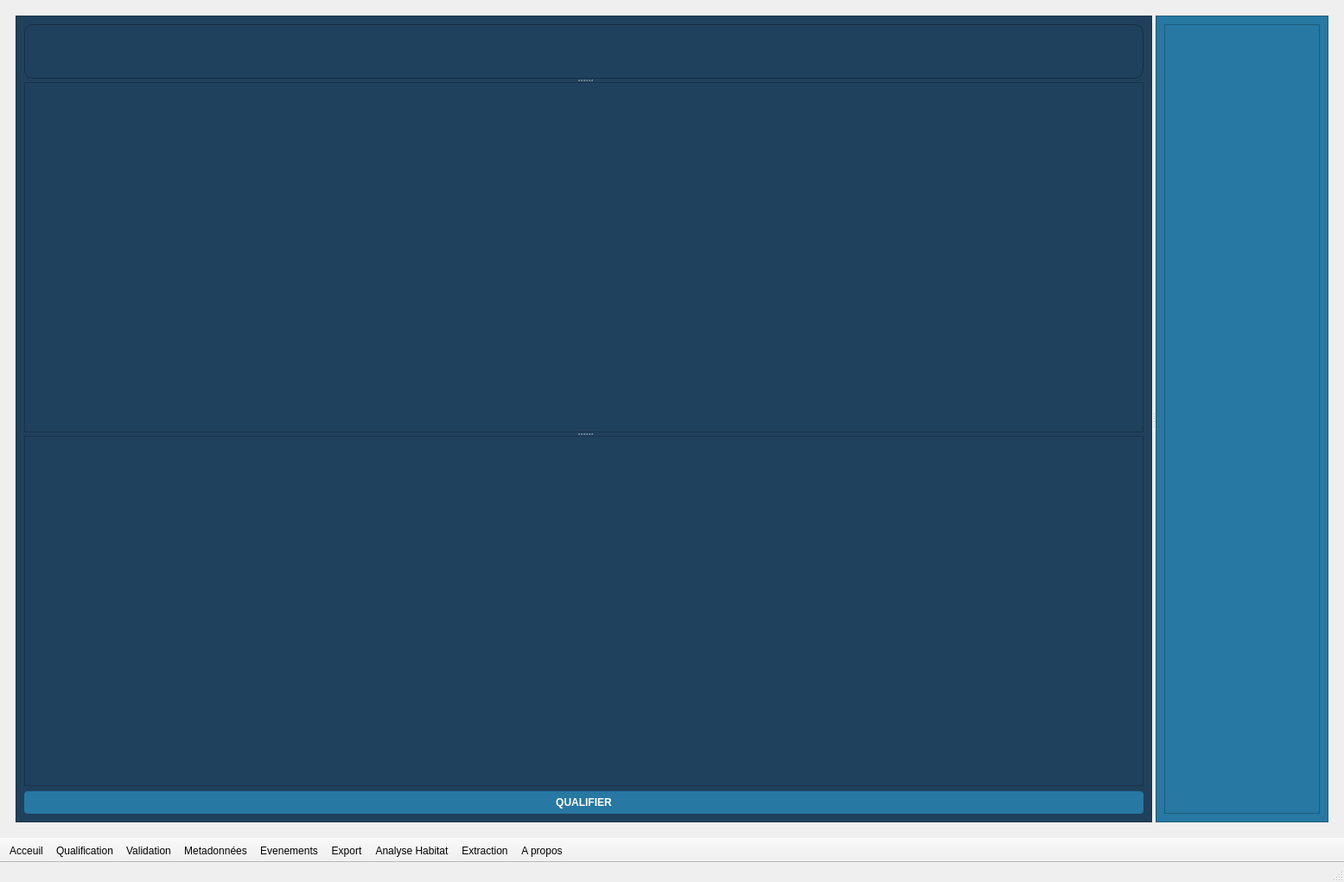
<?xml version="1.0" encoding="UTF-8"?>
<ui version="4.0">
 <class>MainWindow</class>
 <widget class="QMainWindow" name="MainWindow">
  <property name="geometry">
   <rect>
    <x>0</x>
    <y>0</y>
    <width>1555</width>
    <height>1020</height>
   </rect>
  </property>
  <property name="windowTitle">
   <string>MainWindow</string>
  </property>
  <property name="autoFillBackground">
   <bool>false</bool>
  </property>
  <property name="styleSheet">
   <string notr="true">/* 1. Règle pour toute l'IHM (Police par défaut) */
QWidget {
    font-family: &quot;Noto Sans&quot;, &quot;Segoe UI&quot;, sans-serif;
}

/* 2. Règle spécifique pour tes titres ou zones en Montserrat */
/* Remplace 'titre_campagne' par l'objectName de ton label si nécessaire */
QLabel#titre_campagne {
    font-family: &quot;Montserrat&quot;, &quot;Segoe UI Black&quot;, &quot;Segoe UI Semibold&quot;, sans-serif;
    font-weight: bold;
}</string>
  </property>
  <widget class="QWidget" name="centralwidget">
   <layout class="QVBoxLayout" name="verticalLayout_15">
    <item>
     <widget class="QStackedWidget" name="stackedWidget">
      <property name="currentIndex">
       <number>0</number>
      </property>
      <widget class="QWidget" name="page_qualification">
       <layout class="QVBoxLayout" name="verticalLayout_3">
        <item>
         <widget class="QSplitter" name="splitter">
          <property name="orientation">
           <enum>Qt::Orientation::Horizontal</enum>
          </property>
          <widget class="QFrame" name="frame_gauche">
           <property name="minimumSize">
            <size>
             <width>320</width>
             <height>0</height>
            </size>
           </property>
           <property name="styleSheet">
            <string notr="true">background-color: rgb(32, 65, 93);
</string>
           </property>
           <property name="frameShape">
            <enum>QFrame::Shape::StyledPanel</enum>
           </property>
           <property name="frameShadow">
            <enum>QFrame::Shadow::Raised</enum>
           </property>
           <layout class="QVBoxLayout" name="verticalLayout">
            <item>
             <widget class="QSplitter" name="splitter_2">
              <property name="orientation">
               <enum>Qt::Orientation::Vertical</enum>
              </property>
              <widget class="QFrame" name="frame_campagne">
               <property name="minimumSize">
                <size>
                 <width>0</width>
                 <height>0</height>
                </size>
               </property>
               <property name="maximumSize">
                <size>
                 <width>16777215</width>
                 <height>16777215</height>
                </size>
               </property>
               <property name="styleSheet">
                <string notr="true">background-color: rgb(32, 65, 93);
border-radius: 10px ;
border: 1px solid #152d42;
;

</string>
               </property>
               <property name="frameShape">
                <enum>QFrame::Shape::StyledPanel</enum>
               </property>
               <property name="frameShadow">
                <enum>QFrame::Shadow::Raised</enum>
               </property>
              </widget>
              <widget class="QTreeView" name="video_tree">
               <property name="minimumSize">
                <size>
                 <width>0</width>
                 <height>200</height>
                </size>
               </property>
               <property name="maximumSize">
                <size>
                 <width>16777215</width>
                 <height>16777215</height>
                </size>
               </property>
               <property name="styleSheet">
                <string notr="true">QTreeView::item {
    font-size: 14px;
    padding: 8px;
    font-weight: bold;
}

/* Style pour l'en-tête (l'étage des titres des colonnes) */
QHeaderView::section {
    font-size: 14px;
    padding: 6px;            /* Donne de la hauteur à l'en-tête */
    font-weight: bold;
background-color: rgb(39, 120, 162);
    color: white;
    border: 1px solid #152d42;
	font-weight: bold;
};
background-color: rgb(32, 65, 93);
</string>
               </property>
               <property name="autoScrollMargin">
                <number>16</number>
               </property>
               <property name="alternatingRowColors">
                <bool>true</bool>
               </property>
              </widget>
              <widget class="QTreeView" name="trash_video_tree">
               <property name="minimumSize">
                <size>
                 <width>0</width>
                 <height>200</height>
                </size>
               </property>
               <property name="styleSheet">
                <string notr="true">QTreeView::item {
    font-size: 14px;
    padding: 8px;
    font-weight: bold;
}

/* Style pour l'en-tête (l'étage des titres des colonnes) */
QHeaderView::section {
    font-size: 14px;
    padding: 6px;            /* Donne de la hauteur à l'en-tête */
    font-weight: bold;
background-color: rgb(39, 120, 162);
    color: white;
    border: 1px solid #152d42;
	font-weight: bold;
};
background-color: rgb(32, 65, 93);
</string>
               </property>
              </widget>
             </widget>
            </item>
            <item>
             <widget class="QPushButton" name="btn_finir_qualif">
              <property name="styleSheet">
               <string notr="true">QPushButton {
    background-color: #2778a2;
    color: white;
    font-weight: bold;
    border-radius: 4px;
    padding: 6px 15px;
    font-size: 12px;
    border: none; /* Ajouté pour éviter les bordures natives par défaut */
}

QPushButton:hover {
    background-color: #3290C2;
}

/* Style du bouton actif : texte plus grand, arrière-plan distinct et padding élargi */
QPushButton[actif=&quot;true&quot;] {
    background-color: #3290C2;
    font-size: 14px;
    padding: 10px 22px;
    border: 1px solid #ffffff;
}
</string>
              </property>
              <property name="text">
               <string>QUALIFIER</string>
              </property>
             </widget>
            </item>
           </layout>
          </widget>
          <widget class="QFrame" name="frame_miniature">
           <property name="minimumSize">
            <size>
             <width>200</width>
             <height>0</height>
            </size>
           </property>
           <property name="maximumSize">
            <size>
             <width>16777208</width>
             <height>16777215</height>
            </size>
           </property>
           <property name="styleSheet">
            <string notr="true">background-color: rgb(39, 120, 162);</string>
           </property>
           <property name="frameShape">
            <enum>QFrame::Shape::StyledPanel</enum>
           </property>
           <property name="frameShadow">
            <enum>QFrame::Shadow::Raised</enum>
           </property>
           <layout class="QHBoxLayout" name="horizontalLayout_4">
            <item>
             <widget class="QFrame" name="zone_dynamique_miniature">
              <property name="frameShape">
               <enum>QFrame::Shape::StyledPanel</enum>
              </property>
              <property name="frameShadow">
               <enum>QFrame::Shadow::Raised</enum>
              </property>
             </widget>
            </item>
           </layout>
          </widget>
         </widget>
        </item>
       </layout>
      </widget>
      <widget class="QWidget" name="page_accueil">
       <layout class="QHBoxLayout" name="horizontalLayout_3">
        <item>
         <widget class="QFrame" name="frame">
          <property name="styleSheet">
           <string notr="true">background-color: rgb(32, 65, 93);</string>
          </property>
          <property name="frameShape">
           <enum>QFrame::Shape::StyledPanel</enum>
          </property>
          <property name="frameShadow">
           <enum>QFrame::Shadow::Raised</enum>
          </property>
          <layout class="QVBoxLayout" name="verticalLayout_9">
           <item>
            <spacer name="verticalSpacer">
             <property name="orientation">
              <enum>Qt::Orientation::Vertical</enum>
             </property>
             <property name="sizeHint" stdset="0">
              <size>
               <width>20</width>
               <height>40</height>
              </size>
             </property>
            </spacer>
           </item>
           <item>
            <widget class="QLabel" name="label_2">
             <property name="text">
              <string/>
             </property>
             <property name="pixmap">
              <pixmap>img/logo_benthos.svg</pixmap>
             </property>
             <property name="alignment">
              <set>Qt::AlignmentFlag::AlignCenter</set>
             </property>
            </widget>
           </item>
           <item>
            <widget class="QLabel" name="label">
             <property name="text">
              <string/>
             </property>
             <property name="pixmap">
              <pixmap>img/logo_benthos.svg</pixmap>
             </property>
             <property name="alignment">
              <set>Qt::AlignmentFlag::AlignCenter</set>
             </property>
            </widget>
           </item>
           <item alignment="Qt::AlignmentFlag::AlignHCenter">
            <widget class="QPushButton" name="btn_ouvrir_campagne">
             <property name="sizePolicy">
              <sizepolicy hsizetype="Maximum" vsizetype="Fixed">
               <horstretch>0</horstretch>
               <verstretch>0</verstretch>
              </sizepolicy>
             </property>
             <property name="maximumSize">
              <size>
               <width>220</width>
               <height>16777215</height>
              </size>
             </property>
             <property name="contextMenuPolicy">
              <enum>Qt::ContextMenuPolicy::DefaultContextMenu</enum>
             </property>
             <property name="styleSheet">
              <string notr="true">QPushButton {
    background-color: #2778a2;
    color: white;
    font-weight: bold;
    border-radius: 4px;
    padding: 6px 15px;
    font-size: 12px;
    border: none; /* Ajouté pour éviter les bordures natives par défaut */
}

QPushButton:hover {
    background-color: #3290C2;
}

/* Style du bouton actif : texte plus grand, arrière-plan distinct et padding élargi */
QPushButton[actif=&quot;true&quot;] {
    background-color: #3290C2;
    font-size: 14px;
    padding: 10px 22px;
    border: 1px solid #ffffff;
}</string>
             </property>
             <property name="text">
              <string>Ouvrir une campagne</string>
             </property>
            </widget>
           </item>
           <item>
            <spacer name="verticalSpacer_2">
             <property name="orientation">
              <enum>Qt::Orientation::Vertical</enum>
             </property>
             <property name="sizeHint" stdset="0">
              <size>
               <width>20</width>
               <height>40</height>
              </size>
             </property>
            </spacer>
           </item>
          </layout>
         </widget>
        </item>
       </layout>
      </widget>
      <widget class="QWidget" name="page_validation">
       <layout class="QVBoxLayout" name="verticalLayout_5">
        <item>
         <widget class="QSplitter" name="splitter_3">
          <property name="orientation">
           <enum>Qt::Orientation::Horizontal</enum>
          </property>
          <widget class="QFrame" name="frame_3">
           <property name="minimumSize">
            <size>
             <width>250</width>
             <height>0</height>
            </size>
           </property>
           <property name="maximumSize">
            <size>
             <width>250</width>
             <height>16777215</height>
            </size>
           </property>
           <property name="styleSheet">
            <string notr="true">QFrame#frame_3 { background-color: rgb(32, 65, 93); }</string>
           </property>
           <property name="frameShape">
            <enum>QFrame::Shape::StyledPanel</enum>
           </property>
           <property name="frameShadow">
            <enum>QFrame::Shadow::Raised</enum>
           </property>
           <layout class="QVBoxLayout" name="verticalLayout_4">
            <item>
             <widget class="QSplitter" name="splitter_4">
              <property name="orientation">
               <enum>Qt::Orientation::Vertical</enum>
              </property>
              <widget class="QTreeView" name="tree_video_validation">
               <property name="minimumSize">
                <size>
                 <width>0</width>
                 <height>750</height>
                </size>
               </property>
               <property name="styleSheet">
                <string notr="true">QTreeView::item {
    font-size: 14px;
    padding: 8px;
    font-weight: bold;
}
QHeaderView::section {
    font-size: 14px;
    padding: 6px;
    font-weight: bold;
background-color: rgb(39, 120, 162);
    color: white;
    border: 1px solid #152d42;
	font-weight: bold;
};
background-color: rgb(39, 120, 162);
</string>
               </property>
               <property name="iconSize">
                <size>
                 <width>24</width>
                 <height>24</height>
                </size>
               </property>
              </widget>
             </widget>
            </item>
            <item>
             <widget class="QSplitter" name="splitter_14">
              <property name="orientation">
               <enum>Qt::Orientation::Vertical</enum>
              </property>
              <widget class="QFrame" name="exploitable_container">
               <property name="minimumSize">
                <size>
                 <width>0</width>
                 <height>50</height>
                </size>
               </property>
               <property name="styleSheet">
                <string notr="true">QFrame#exploitable_container { background-color: #0d1b2a; border: none; border-radius: 8px; }</string>
               </property>
               <property name="frameShape">
                <enum>QFrame::Shape::StyledPanel</enum>
               </property>
               <property name="frameShadow">
                <enum>QFrame::Shadow::Raised</enum>
               </property>
               <layout class="QVBoxLayout" name="verticalLayout_6">
                <item>
                 <widget class="QSplitter" name="splitter_12">
                  <property name="orientation">
                   <enum>Qt::Orientation::Vertical</enum>
                  </property>
                 </widget>
                </item>
               </layout>
              </widget>
              <widget class="QPushButton" name="btn_finir_validation">
               <property name="styleSheet">
                <string notr="true">QPushButton {
    background-color: #2778a2;
    color: white;
    font-weight: bold;
    border-radius: 4px;
    padding: 6px 15px;
    font-size: 12px;
    border: none;
}
QPushButton:hover {
    background-color: #3290C2;
}
QPushButton[actif=&quot;true&quot;] {
    background-color: #3290C2;
    font-size: 14px;
    padding: 10px 22px;
    border: 1px solid #ffffff;
}</string>
               </property>
               <property name="text">
                <string>VALIDER</string>
               </property>
              </widget>
             </widget>
            </item>
           </layout>
          </widget>
          <widget class="QFrame" name="lecteur_timeline_container">
           <property name="enabled">
            <bool>true</bool>
           </property>
           <property name="styleSheet">
            <string notr="true">background-color: #000000;
</string>
           </property>
           <property name="frameShape">
            <enum>QFrame::Shape::StyledPanel</enum>
           </property>
           <property name="frameShadow">
            <enum>QFrame::Shadow::Raised</enum>
           </property>
          </widget>
         </widget>
        </item>
       </layout>
      </widget>
      <widget class="QWidget" name="page_metadonnees">
       <layout class="QHBoxLayout" name="horizontalLayout">
        <item>
         <widget class="QFrame" name="frame_4">
          <property name="styleSheet">
           <string notr="true">background-color: rgb(39, 120, 162);

</string>
          </property>
          <property name="frameShape">
           <enum>QFrame::Shape::StyledPanel</enum>
          </property>
          <property name="frameShadow">
           <enum>QFrame::Shadow::Raised</enum>
          </property>
          <layout class="QHBoxLayout" name="horizontalLayout_2">
           <item>
            <widget class="QSplitter" name="splitter_5">
             <property name="orientation">
              <enum>Qt::Orientation::Horizontal</enum>
             </property>
             <widget class="QFrame" name="frame_2">
              <property name="styleSheet">
               <string notr="true">background-color: rgb(32, 65, 93);</string>
              </property>
              <property name="frameShape">
               <enum>QFrame::Shape::StyledPanel</enum>
              </property>
              <property name="frameShadow">
               <enum>QFrame::Shadow::Raised</enum>
              </property>
              <layout class="QHBoxLayout" name="horizontalLayout_6">
               <item>
                <widget class="QSplitter" name="splitter_10">
                 <property name="orientation">
                  <enum>Qt::Orientation::Horizontal</enum>
                 </property>
                 <widget class="QFrame" name="frame_5">
                  <property name="frameShape">
                   <enum>QFrame::Shape::StyledPanel</enum>
                  </property>
                  <property name="frameShadow">
                   <enum>QFrame::Shadow::Raised</enum>
                  </property>
                  <layout class="QVBoxLayout" name="verticalLayout_7">
                   <item>
                    <widget class="QSplitter" name="splitter_6">
                     <property name="orientation">
                      <enum>Qt::Orientation::Vertical</enum>
                     </property>
                     <widget class="QFrame" name="graph_trash_container">
                      <property name="frameShape">
                       <enum>QFrame::Shape::StyledPanel</enum>
                      </property>
                      <property name="frameShadow">
                       <enum>QFrame::Shadow::Raised</enum>
                      </property>
                     </widget>
                    </widget>
                   </item>
                  </layout>
                 </widget>
                 <widget class="QFrame" name="container_weather_data">
                  <property name="minimumSize">
                   <size>
                    <width>1200</width>
                    <height>0</height>
                   </size>
                  </property>
                  <property name="frameShape">
                   <enum>QFrame::Shape::StyledPanel</enum>
                  </property>
                  <property name="frameShadow">
                   <enum>QFrame::Shadow::Raised</enum>
                  </property>
                  <layout class="QVBoxLayout" name="verticalLayout_10">
                   <item>
                    <widget class="QSplitter" name="splitter_11">
                     <property name="orientation">
                      <enum>Qt::Orientation::Horizontal</enum>
                     </property>
                     <widget class="QFrame" name="container_system_survey_data">
                      <property name="styleSheet">
                       <string notr="true">background-color: rgb(39, 120, 162);

</string>
                      </property>
                      <property name="frameShape">
                       <enum>QFrame::Shape::StyledPanel</enum>
                      </property>
                      <property name="frameShadow">
                       <enum>QFrame::Shadow::Raised</enum>
                      </property>
                      <layout class="QVBoxLayout" name="verticalLayout_11">
                       <item>
                        <widget class="QSplitter" name="splitter_13">
                         <property name="orientation">
                          <enum>Qt::Orientation::Vertical</enum>
                         </property>
                         <widget class="QFrame" name="data_system_container">
                          <property name="frameShape">
                           <enum>QFrame::Shape::StyledPanel</enum>
                          </property>
                          <property name="frameShadow">
                           <enum>QFrame::Shadow::Raised</enum>
                          </property>
                         </widget>
                        </widget>
                       </item>
                      </layout>
                     </widget>
                     <widget class="QFrame" name="frame_8">
                      <property name="styleSheet">
                       <string notr="true">background-color: rgb(39, 120, 162);

</string>
                      </property>
                      <property name="frameShape">
                       <enum>QFrame::Shape::StyledPanel</enum>
                      </property>
                      <property name="frameShadow">
                       <enum>QFrame::Shadow::Raised</enum>
                      </property>
                      <layout class="QVBoxLayout" name="verticalLayout_12">
                       <item>
                        <widget class="QSplitter" name="splitter_15">
                         <property name="orientation">
                          <enum>Qt::Orientation::Vertical</enum>
                         </property>
                         <widget class="QFrame" name="container_meteo_data">
                          <property name="frameShape">
                           <enum>QFrame::Shape::StyledPanel</enum>
                          </property>
                          <property name="frameShadow">
                           <enum>QFrame::Shadow::Raised</enum>
                          </property>
                         </widget>
                         <widget class="QFrame" name="specific_container_data">
                          <property name="styleSheet">
                           <string notr="true">background-color: rgb(32, 65, 93);</string>
                          </property>
                          <property name="frameShape">
                           <enum>QFrame::Shape::StyledPanel</enum>
                          </property>
                          <property name="frameShadow">
                           <enum>QFrame::Shadow::Raised</enum>
                          </property>
                         </widget>
                        </widget>
                       </item>
                      </layout>
                     </widget>
                    </widget>
                   </item>
                  </layout>
                 </widget>
                </widget>
               </item>
              </layout>
             </widget>
            </widget>
           </item>
          </layout>
         </widget>
        </item>
       </layout>
      </widget>
      <widget class="QWidget" name="page_evenements">
       <layout class="QHBoxLayout" name="horizontalLayout_5">
        <item>
         <widget class="QSplitter" name="splitter_7">
          <property name="orientation">
           <enum>Qt::Orientation::Horizontal</enum>
          </property>
          <widget class="QFrame" name="frame_12">
           <property name="maximumSize">
            <size>
             <width>400</width>
             <height>16777215</height>
            </size>
           </property>
           <property name="styleSheet">
            <string notr="true">background-color: rgb(32, 65, 93);</string>
           </property>
           <property name="frameShape">
            <enum>QFrame::Shape::StyledPanel</enum>
           </property>
           <property name="frameShadow">
            <enum>QFrame::Shadow::Raised</enum>
           </property>
           <layout class="QVBoxLayout" name="verticalLayout_2">
            <item>
             <widget class="QSplitter" name="splitter_8">
              <property name="orientation">
               <enum>Qt::Orientation::Vertical</enum>
              </property>
              <widget class="QTreeView" name="treeView">
               <property name="styleSheet">
                <string notr="true">QTreeView::item {
    font-size: 14px;
    padding: 8px;
    font-weight: bold;
}

/* Style pour l'en-tête (l'étage des titres des colonnes) */
QHeaderView::section {
    font-size: 14px;
    padding: 6px;            /* Donne de la hauteur à l'en-tête */
    font-weight: bold;
background-color: rgb(39, 120, 162);
    color: white;
    border: 1px solid #152d42;
	font-weight: bold;
};
background-color: rgb(39, 120, 162);
</string>
               </property>
              </widget>
              <widget class="QFrame" name="choose_event_container">
               <property name="styleSheet">
                <string notr="true">background-color: rgb(39, 120, 162);
border: 1px solid #D94F38;
border-radius: 10px
;



</string>
               </property>
               <property name="frameShape">
                <enum>QFrame::Shape::StyledPanel</enum>
               </property>
               <property name="frameShadow">
                <enum>QFrame::Shadow::Raised</enum>
               </property>
              </widget>
             </widget>
            </item>
           </layout>
          </widget>
          <widget class="QFrame" name="video_timeline_container">
           <property name="styleSheet">
            <string notr="true">background-color: rgb(39, 120, 162);</string>
           </property>
           <property name="frameShape">
            <enum>QFrame::Shape::StyledPanel</enum>
           </property>
           <property name="frameShadow">
            <enum>QFrame::Shadow::Raised</enum>
           </property>
          </widget>
          <widget class="QFrame" name="frame_13">
           <property name="styleSheet">
            <string notr="true">background-color: rgb(32, 65, 93);</string>
           </property>
           <property name="frameShape">
            <enum>QFrame::Shape::StyledPanel</enum>
           </property>
           <property name="frameShadow">
            <enum>QFrame::Shadow::Raised</enum>
           </property>
           <layout class="QVBoxLayout" name="verticalLayout_8">
            <item>
             <widget class="QSplitter" name="splitter_9">
              <property name="orientation">
               <enum>Qt::Orientation::Vertical</enum>
              </property>
              <widget class="QTreeView" name="list_event_container">
               <property name="styleSheet">
                <string notr="true">QTreeView::item {
    font-size: 14px;
    padding: 8px;
    font-weight: bold;
}

/* Style pour l'en-tête (l'étage des titres des colonnes) */
QHeaderView::section {
    font-size: 14px;
    padding: 6px;            /* Donne de la hauteur à l'en-tête */
    font-weight: bold;
background-color: rgb(39, 120, 162);
    color: white;
    border: 1px solid #152d42;
	font-weight: bold;
};
background-color: rgb(39, 120, 162);
</string>
               </property>
              </widget>
              <widget class="QFrame" name="container_export">
               <property name="frameShape">
                <enum>QFrame::Shape::StyledPanel</enum>
               </property>
               <property name="frameShadow">
                <enum>QFrame::Shadow::Raised</enum>
               </property>
              </widget>
             </widget>
            </item>
           </layout>
          </widget>
         </widget>
        </item>
       </layout>
      </widget>
      <widget class="QWidget" name="page_extraction">
       <layout class="QVBoxLayout" name="verticalLayout_13">
        <item>
         <widget class="QFrame" name="frame_6">
          <property name="styleSheet">
           <string notr="true">background-color: rgb(32, 65, 93);
</string>
          </property>
          <property name="frameShape">
           <enum>QFrame::Shape::StyledPanel</enum>
          </property>
          <property name="frameShadow">
           <enum>QFrame::Shadow::Raised</enum>
          </property>
          <layout class="QHBoxLayout" name="horizontalLayout_7">
           <item>
            <widget class="QSplitter" name="splitter_16">
             <property name="orientation">
              <enum>Qt::Orientation::Horizontal</enum>
             </property>
             <widget class="QFrame" name="frame_7">
              <property name="frameShape">
               <enum>QFrame::Shape::StyledPanel</enum>
              </property>
              <property name="frameShadow">
               <enum>QFrame::Shadow::Raised</enum>
              </property>
              <layout class="QVBoxLayout" name="verticalLayout_14">
               <item>
                <widget class="QSplitter" name="splitter_17">
                 <property name="orientation">
                  <enum>Qt::Orientation::Vertical</enum>
                 </property>
                 <widget class="QTreeView" name="tree_videos_2">
                  <property name="styleSheet">
                   <string notr="true">QTreeView::item {
    font-size: 14px;
    padding: 8px;
    font-weight: bold;
}

/* Style pour l'en-tête (l'étage des titres des colonnes) */
QHeaderView::section {
    font-size: 14px;
    padding: 6px;            /* Donne de la hauteur à l'en-tête */
    font-weight: bold;
background-color: rgb(39, 120, 162);
    color: white;
    border: 1px solid #152d42;
	font-weight: bold;
};
background-color: rgb(39, 120, 162);
</string>
                  </property>
                 </widget>
                 <widget class="QFrame" name="param_container">
                  <property name="frameShape">
                   <enum>QFrame::Shape::StyledPanel</enum>
                  </property>
                  <property name="frameShadow">
                   <enum>QFrame::Shadow::Raised</enum>
                  </property>
                 </widget>
                </widget>
               </item>
              </layout>
             </widget>
             <widget class="QFrame" name="lecteur_timeline_container_2">
              <property name="frameShape">
               <enum>QFrame::Shape::StyledPanel</enum>
              </property>
              <property name="frameShadow">
               <enum>QFrame::Shadow::Raised</enum>
              </property>
             </widget>
             <widget class="QTreeView" name="tree_segment_capture_container">
              <property name="styleSheet">
               <string notr="true">QTreeView::item {
    font-size: 14px;
    padding: 8px;
    font-weight: bold;
}

/* Style pour l'en-tête (l'étage des titres des colonnes) */
QHeaderView::section {
    font-size: 14px;
    padding: 6px;            /* Donne de la hauteur à l'en-tête */
    font-weight: bold;
background-color: rgb(39, 120, 162);
    color: white;
    border: 1px solid #152d42;
	font-weight: bold;
};
background-color: rgb(39, 120, 162);
</string>
              </property>
             </widget>
            </widget>
           </item>
          </layout>
         </widget>
        </item>
       </layout>
      </widget>
      <widget class="QWidget" name="page_apropos"/>
      <widget class="QWidget" name="page_analyse_habitat"/>
     </widget>
    </item>
   </layout>
  </widget>
  <widget class="QStatusBar" name="statusbar"/>
  <widget class="QToolBar" name="page_tool_bar">
   <property name="windowTitle">
    <string>toolBar</string>
   </property>
   <property name="movable">
    <bool>false</bool>
   </property>
   <property name="floatable">
    <bool>false</bool>
   </property>
   <attribute name="toolBarArea">
    <enum>BottomToolBarArea</enum>
   </attribute>
   <attribute name="toolBarBreak">
    <bool>false</bool>
   </attribute>
   <addaction name="actionAcceuil"/>
   <addaction name="actionQualification"/>
   <addaction name="actionValidation"/>
   <addaction name="actionMetadonnees"/>
   <addaction name="actionEvenements"/>
   <addaction name="actionExport"/>
   <addaction name="actionAnalyseHabitat"/>
   <addaction name="actionExtraction"/>
   <addaction name="actionA_propos"/>
  </widget>
  <widget class="QMenuBar" name="menubar">
   <property name="geometry">
    <rect>
     <x>0</x>
     <y>0</y>
     <width>1555</width>
     <height>33</height>
    </rect>
   </property>
  </widget>
  <action name="actionAcceuil">
   <property name="text">
    <string>Acceuil</string>
   </property>
   <property name="menuRole">
    <enum>QAction::MenuRole::NoRole</enum>
   </property>
  </action>
  <action name="actionQualification">
   <property name="text">
    <string>Qualification</string>
   </property>
   <property name="menuRole">
    <enum>QAction::MenuRole::NoRole</enum>
   </property>
  </action>
  <action name="actionValidation">
   <property name="text">
    <string>Validation</string>
   </property>
   <property name="menuRole">
    <enum>QAction::MenuRole::NoRole</enum>
   </property>
  </action>
  <action name="actionEvenements">
   <property name="text">
    <string>Evenements</string>
   </property>
   <property name="menuRole">
    <enum>QAction::MenuRole::NoRole</enum>
   </property>
  </action>
  <action name="actionMetadonnees">
   <property name="text">
    <string>Metadonnées</string>
   </property>
   <property name="menuRole">
    <enum>QAction::MenuRole::NoRole</enum>
   </property>
  </action>
  <action name="actionExport">
   <property name="text">
    <string>Export</string>
   </property>
   <property name="menuRole">
    <enum>QAction::MenuRole::NoRole</enum>
   </property>
  </action>
  <action name="actionA_propos">
   <property name="text">
    <string>A propos</string>
   </property>
   <property name="menuRole">
    <enum>QAction::MenuRole::NoRole</enum>
   </property>
  </action>
  <action name="actionExtraction">
   <property name="text">
    <string>Extraction </string>
   </property>
   <property name="menuRole">
    <enum>QAction::MenuRole::NoRole</enum>
   </property>
  </action>
  <action name="actionAnalyseHabitat">
   <property name="text">
    <string>Analyse Habitat</string>
   </property>
   <property name="menuRole">
    <enum>QAction::MenuRole::NoRole</enum>
   </property>
  </action>
 </widget>
 <resources/>
 <connections/>
</ui>
